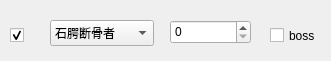
    <widget class="QWidget" name="widget_20" native="true">
     <property name="geometry">
      <rect>
       <x>0</x>
       <y>200</y>
       <width>331</width>
       <height>61</height>
      </rect>
     </property>
     <widget class="QComboBox" name="comboBox_30">
      <property name="geometry">
       <rect>
        <x>50</x>
        <y>20</y>
        <width>104</width>
        <height>26</height>
       </rect>
      </property>
      <property name="accessibleName">
       <string>hero</string>
      </property>
      <item>
       <property name="text">
        <string>石腭断骨者</string>
       </property>
      </item>
      <item>
       <property name="text">
        <string>迪菲亚矿工</string>
       </property>
      </item>
      <item>
       <property name="text">
        <string>拉佐克劳</string>
       </property>
      </item>
      <item>
       <property name="text">
        <string>拉索利安</string>
       </property>
      </item>
      <item>
       <property name="text">
        <string>秀逗魔导士</string>
       </property>
      </item>
      <item>
       <property name="text">
        <string>船长昆塔</string>
       </property>
      </item>
      <item>
       <property name="text">
        <string>霍格</string>
       </property>
      </item>
      <item>
       <property name="text">
        <string>范克里夫</string>
       </property>
      </item>
      <item>
       <property name="text">
        <string>卓尔游侠</string>
       </property>
      </item>
      <item>
       <property name="text">
        <string>骷髅王</string>
       </property>
      </item>
      <item>
       <property name="text">
        <string>怀特迈恩</string>
       </property>
      </item>
      <item>
       <property name="text">
        <string>逐日者</string>
       </property>
      </item>
      <item>
       <property name="text">
        <string>克洛玛古斯</string>
       </property>
      </item>
      <item>
       <property name="text">
        <string>地穴领主</string>
       </property>
      </item>
      <item>
       <property name="text">
        <string>拉格纳罗斯</string>
       </property>
      </item>
      <item>
       <property name="text">
        <string>主母</string>
       </property>
      </item>
      <item>
       <property name="text">
        <string>吉安娜</string>
       </property>
      </item>
      <item>
       <property name="text">
        <string>玛诺洛斯</string>
       </property>
      </item>
      <item>
       <property name="text">
        <string>风行者</string>
       </property>
      </item>
      <item>
       <property name="text">
        <string>泰兰德·语风</string>
       </property>
      </item>
      <item>
       <property name="text">
        <string>克尔苏加德</string>
       </property>
      </item>
      <item>
       <property name="text">
        <string>奥妮克希亚</string>
       </property>
      </item>
      <item>
       <property name="text">
        <string>伊利丹</string>
       </property>
      </item>
      <item>
       <property name="text">
        <string>阿尔萨斯</string>
       </property>
      </item>
      <item>
       <property name="text">
        <string>阿克蒙德</string>
       </property>
      </item>
      <item>
       <property name="text">
        <string>瓦斯琪</string>
       </property>
      </item>
      <item>
       <property name="text">
        <string>鲜血女王兰</string>
       </property>
      </item>
      <item>
       <property name="text">
        <string>卡扎克</string>
       </property>
      </item>
      <item>
       <property name="text">
        <string>沃金</string>
       </property>
      </item>
      <item>
       <property name="text">
        <string>鹿盔</string>
       </property>
      </item>
      <item>
       <property name="text">
        <string>塔1</string>
       </property>
      </item>
      <item>
       <property name="text">
        <string>塔2</string>
       </property>
      </item>
      <item>
       <property name="text">
        <string>塔3</string>
       </property>
      </item>
     </widget>
     <widget class="QCheckBox" name="checkBox_20">
      <property name="geometry">
       <rect>
        <x>270</x>
        <y>20</y>
        <width>61</width>
        <height>31</height>
       </rect>
      </property>
      <property name="acceptDrops">
       <bool>false</bool>
      </property>
      <property name="accessibleName">
       <string>boss</string>
      </property>
      <property name="text">
       <string>boss</string>
      </property>
     </widget>
     <widget class="QSpinBox" name="spinBox_16">
      <property name="geometry">
       <rect>
        <x>170</x>
        <y>20</y>
        <width>81</width>
        <height>24</height>
       </rect>
      </property>
      <property name="accessibleName">
       <string>level</string>
      </property>
     </widget>
     <widget class="QCheckBox" name="checkBox_40">
      <property name="geometry">
       <rect>
        <x>10</x>
        <y>20</y>
        <width>21</width>
        <height>31</height>
       </rect>
      </property>
      <property name="focusPolicy">
       <enum>Qt::ClickFocus</enum>
      </property>
      <property name="acceptDrops">
       <bool>false</bool>
      </property>
      <property name="accessibleName">
       <string>ok</string>
      </property>
      <property name="autoFillBackground">
       <bool>false</bool>
      </property>
      <property name="text">
       <string/>
      </property>
      <property name="checkable">
       <bool>true</bool>
      </property>
      <property name="checked">
       <bool>true</bool>
      </property>
      <property name="autoRepeat">
       <bool>false</bool>
      </property>
      <property name="tristate">
       <bool>false</bool>
      </property>
     </widget>
    </widget>
